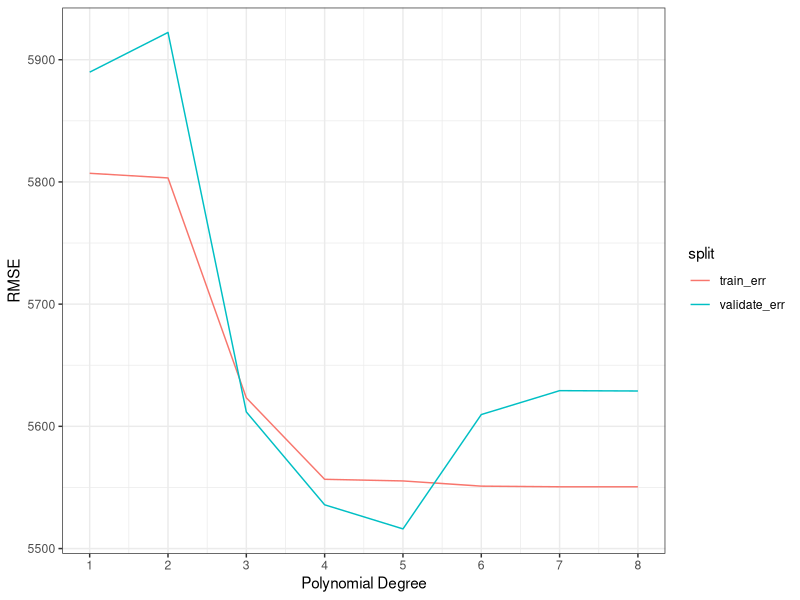
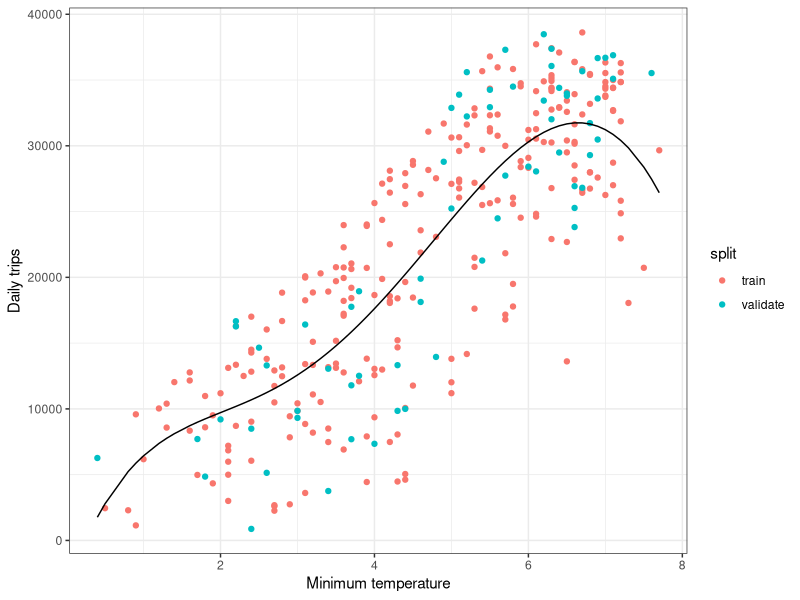
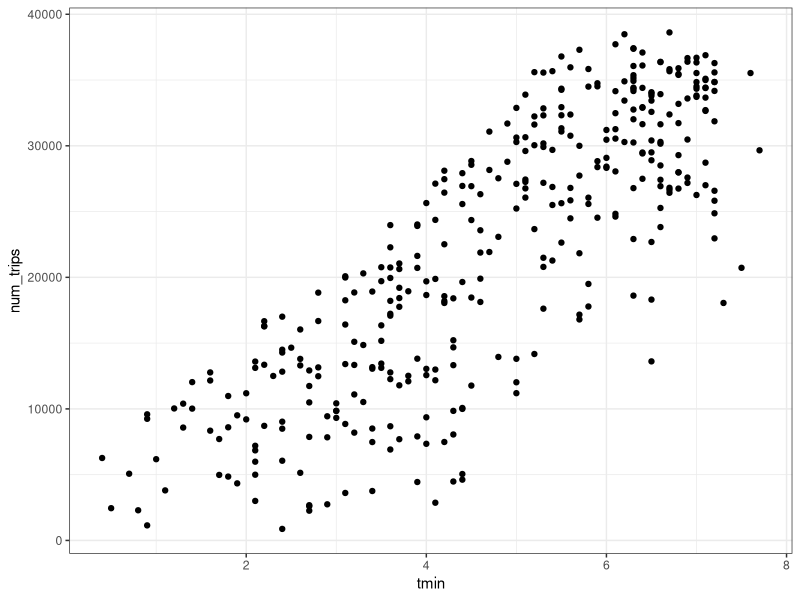
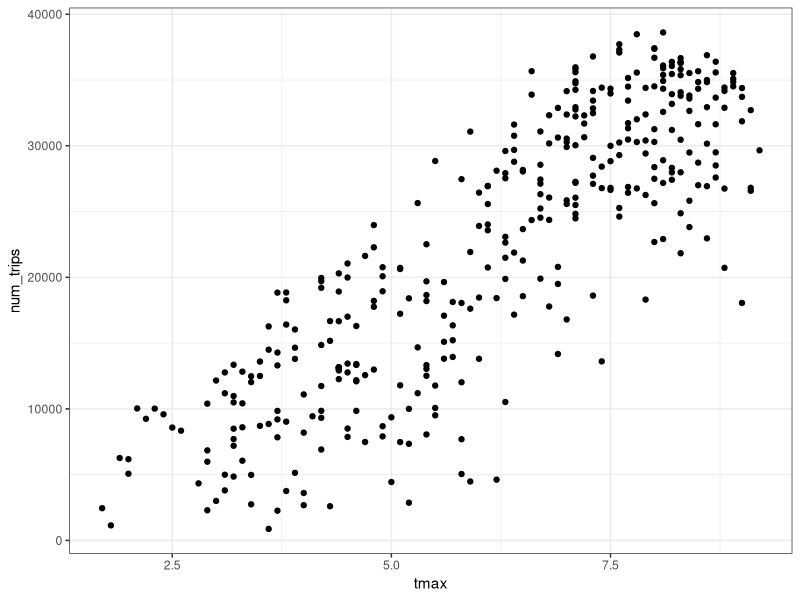
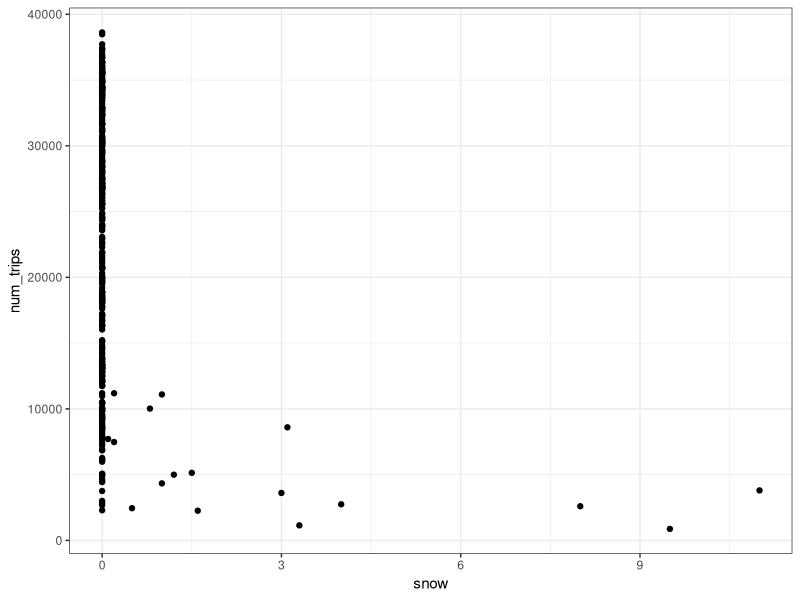
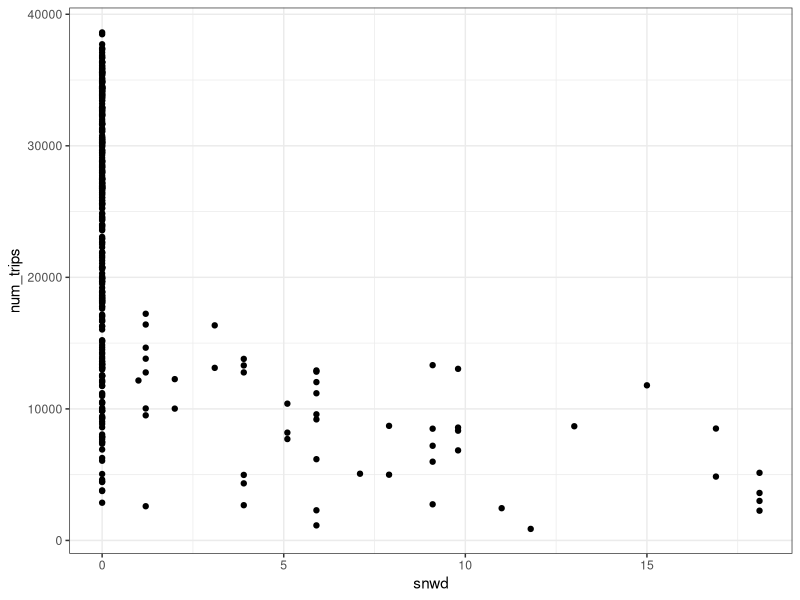
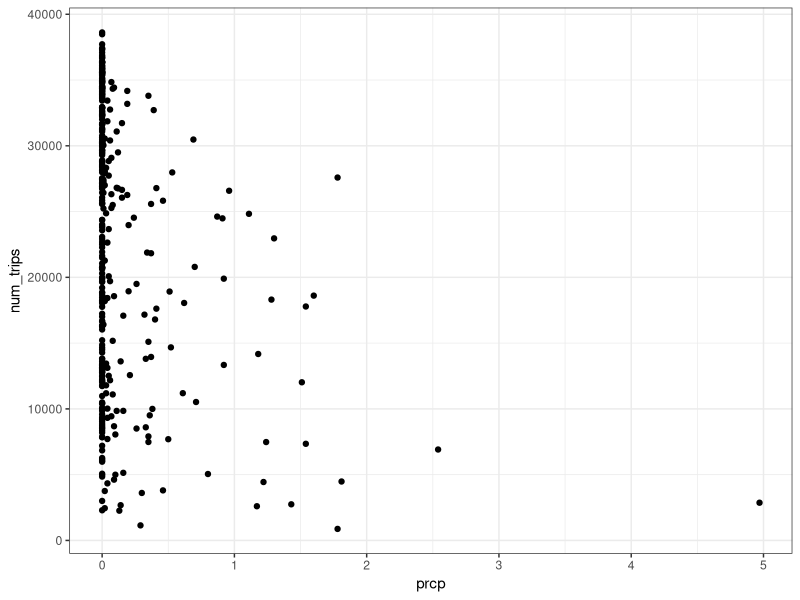
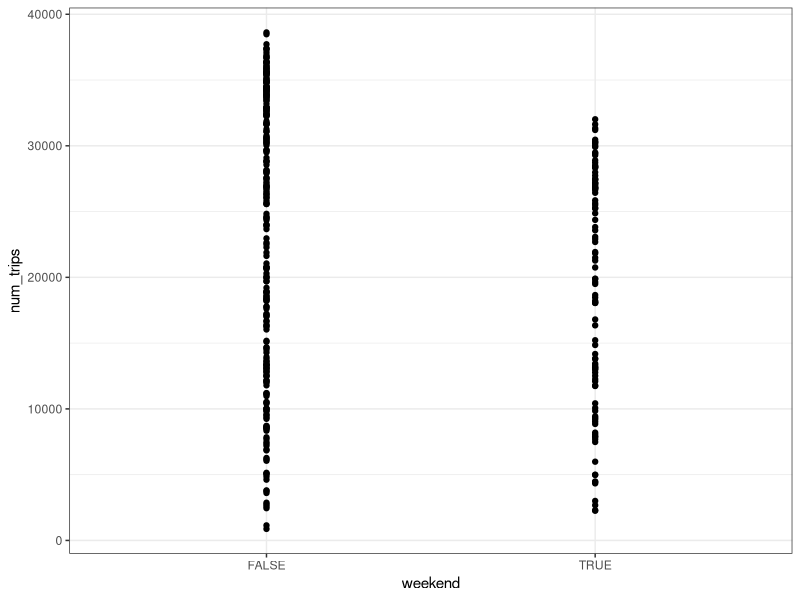

These figures' R source, in order:
## ---- chunk 1
knitr::opts_chunk$set(echo = TRUE)
## ---- chunk 2
library(here)
library(scales)
library(tidyverse)
library(modelr)
library(lubridate)

theme_set(theme_bw())

knitr::opts_chunk$set(echo = TRUE)
## ---- chunk 3

trips_per_day <- read_delim( 'trips_per_day.tsv', delim = '\t')

## ---- chunk 4
#Training: 72
#Validation: 18
#Testing: 10

trips_per_day <- trips_per_day %>% 
  mutate(weekend = weekdays(ymd) == 'Saturday' | weekdays(ymd) == 'Sunday')


set.seed(42)

num_days <- nrow(trips_per_day)

frac_train_validate <- 0.9

num_train_validate <- floor(num_days * frac_train_validate)

# randomly sample rows for the training and validation set 
ndx <- sample(1:num_days, num_train_validate, replace=F)

# used to fit the model
trips_per_day_train_validate <- trips_per_day[ndx, ]

# used to later test the fit
trips_per_day_test <- trips_per_day[-ndx, ]

# used to divide training and validation data

num_days2 <- nrow(trips_per_day_train_validate)

frac_train <- 0.8

num_train <- floor(num_days2 * frac_train)

#randomly sample rows for the training set

ndx2 <- sample(1:num_days2, num_train, replace=F)

trips_per_day_train <- trips_per_day_train_validate[ndx2, ]

trips_per_day_validate <- trips_per_day_train_validate[-ndx2, ]

rm(trips_per_day_train_validate)


## ---- chunk 5

K <-  1:8

train_err <- c()

validate_err <- c()

for (k in K) {
  
  # fit on the training data
  model <- lm(num_trips ~ poly(tmin, k, raw = T), data = trips_per_day_train)
  
  # evaluate on the training data
  train_err[k] <- sqrt(mean((predict(model, trips_per_day_train) - trips_per_day_train$num_trips)^2))
  
  # evaluate on the validate data
  validate_err[k] <- sqrt(mean((predict(model, trips_per_day_validate) - trips_per_day_validate$num_trips)^2))
}

plot_data <- data.frame(K, train_err, validate_err) %>%
  gather("split", "error", -K)

ggplot(plot_data, aes(x=K, y=error, color=split)) +
  geom_line() +
  scale_x_continuous(breaks=K) +
  xlab('Polynomial Degree') +
  ylab('RMSE')

#When I ran this graph, I found out that the 5th polynomial degree works best with the validation data

## ---- chunk 6

model <- lm(num_trips ~ poly(tmin, 5, raw = T), data = trips_per_day_train)

trips_per_day_train <- trips_per_day_train %>%
  add_predictions(model) %>%
  mutate(split = "train")

trips_per_day_validate <- trips_per_day_validate %>%
  add_predictions(model) %>%
  mutate(split = "validate")

plot_data <- bind_rows(trips_per_day_train, trips_per_day_validate)

ggplot(plot_data, aes(x = tmin, y = num_trips)) +
  geom_point(aes(color = split)) +
  geom_line(aes(y = pred)) +
  xlab('Minimum temperature') +
  ylab('Daily trips') +
  scale_y_continuous()

## ---- chunk 7

#Current possible predictors 

#prcp, snow, snwd, tmax, tmin, weektype, month

#ggplot of each predictor and the number of trips dependent on them

trips_per_day %>% ggplot(aes(x = tmin, y = num_trips)) + geom_point()

trips_per_day %>% ggplot(aes(x = tmax, y = num_trips)) + geom_point()

trips_per_day %>% ggplot(aes(x = snow, y = num_trips)) + geom_point()

trips_per_day %>% ggplot(aes(x = snwd, y = num_trips)) + geom_point()

trips_per_day %>% ggplot(aes(x = prcp, y = num_trips)) + geom_point()

trips_per_day %>% ggplot(aes(x = weekend, y = num_trips)) + geom_point()

#ggplot of number of trips throughout the year colored based on predictor
  
trips_per_day %>% ggplot(aes(x = ymd, y = num_trips, color = tmin)) + geom_point()

trips_per_day %>% ggplot(aes(x = ymd, y = num_trips, color = tmax)) + geom_point()

trips_per_day %>% ggplot(aes(x = ymd, y = num_trips, color = snow)) + geom_point()

trips_per_day %>% ggplot(aes(x = ymd, y = num_trips, color = snwd)) + geom_point()

trips_per_day %>% ggplot(aes(x = ymd, y = num_trips, color = prcp, alpha = prcp > 0.3)) + geom_point( size = 3)

trips_per_day %>% ggplot(aes(x = ymd, y = num_trips, color = weekend)) + geom_point()


## ---- chunk 8

#use the idea of a model_list that holds multiple different sets of predictors within the c()

model <- lm(num_trips ~ poly(tmin, 5, raw = T) + poly(tmax, 5, raw = T) + weekend + prcp:tmin + prcp:tmax , data = trips_per_day_train)

trips_per_day_train <- trips_per_day_train %>%
  add_predictions(model) %>%
  mutate(split = "train")

